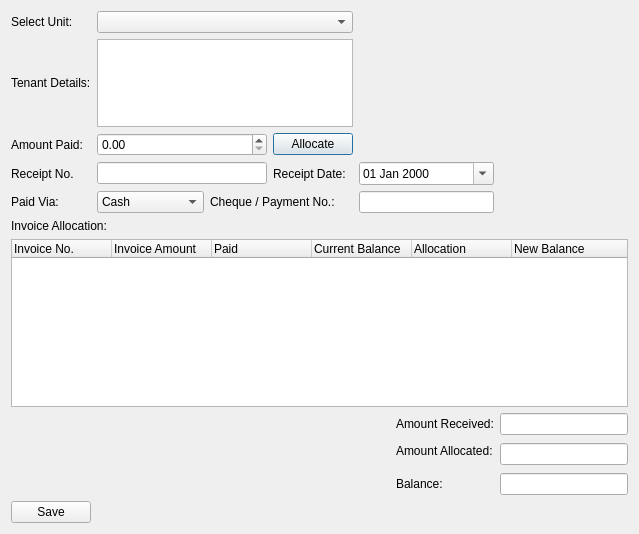
<?xml version="1.0" encoding="UTF-8"?>
<ui version="4.0">
 <class>SmartPaymentDialog</class>
 <widget class="QDialog" name="SmartPaymentDialog">
  <property name="geometry">
   <rect>
    <x>0</x>
    <y>0</y>
    <width>639</width>
    <height>534</height>
   </rect>
  </property>
  <property name="windowTitle">
   <string>Receive Payment</string>
  </property>
  <layout class="QVBoxLayout" name="verticalLayout">
   <item>
    <layout class="QGridLayout" name="gridLayout">
     <item row="3" column="0">
      <widget class="QLabel" name="label_4">
       <property name="text">
        <string>Receipt No.</string>
       </property>
      </widget>
     </item>
     <item row="1" column="0">
      <widget class="QLabel" name="label_2">
       <property name="text">
        <string>Tenant Details:</string>
       </property>
      </widget>
     </item>
     <item row="0" column="1" colspan="3">
      <widget class="QComboBox" name="cboUnit"/>
     </item>
     <item row="4" column="0">
      <widget class="QLabel" name="label_6">
       <property name="text">
        <string>Paid Via:</string>
       </property>
      </widget>
     </item>
     <item row="4" column="1">
      <widget class="QComboBox" name="cboPaidVia">
       <item>
        <property name="text">
         <string>Cash</string>
        </property>
       </item>
       <item>
        <property name="text">
         <string>Cheque</string>
        </property>
       </item>
       <item>
        <property name="text">
         <string>Mobile Money</string>
        </property>
       </item>
       <item>
        <property name="text">
         <string>Credit Card</string>
        </property>
       </item>
       <item>
        <property name="text">
         <string>Other</string>
        </property>
       </item>
      </widget>
     </item>
     <item row="2" column="0">
      <widget class="QLabel" name="label_3">
       <property name="text">
        <string>Amount Paid:</string>
       </property>
      </widget>
     </item>
     <item row="0" column="0">
      <widget class="QLabel" name="label">
       <property name="text">
        <string>Select Unit:</string>
       </property>
      </widget>
     </item>
     <item row="4" column="2" colspan="2">
      <widget class="QLabel" name="label_7">
       <property name="text">
        <string>Cheque / Payment No.:</string>
       </property>
      </widget>
     </item>
     <item row="4" column="4">
      <widget class="QLineEdit" name="txtChequeNo"/>
     </item>
     <item row="3" column="1" colspan="2">
      <widget class="QLineEdit" name="txtReceiptNo"/>
     </item>
     <item row="3" column="3">
      <widget class="QLabel" name="label_5">
       <property name="text">
        <string>Receipt Date:</string>
       </property>
      </widget>
     </item>
     <item row="3" column="4">
      <widget class="QDateEdit" name="dtpReceiptDate">
       <property name="displayFormat">
        <string>dd MMM yyyy</string>
       </property>
       <property name="calendarPopup">
        <bool>true</bool>
       </property>
      </widget>
     </item>
     <item row="1" column="1" colspan="3">
      <widget class="QPlainTextEdit" name="txtTenantDetails">
       <property name="maximumSize">
        <size>
         <width>16777215</width>
         <height>88</height>
        </size>
       </property>
      </widget>
     </item>
     <item row="3" column="5">
      <spacer name="horizontalSpacer_2">
       <property name="orientation">
        <enum>Qt::Horizontal</enum>
       </property>
       <property name="sizeHint" stdset="0">
        <size>
         <width>40</width>
         <height>20</height>
        </size>
       </property>
      </spacer>
     </item>
     <item row="2" column="3">
      <widget class="QPushButton" name="cmdAutoAllocate">
       <property name="text">
        <string>Allocate</string>
       </property>
      </widget>
     </item>
     <item row="2" column="1" colspan="2">
      <widget class="QDoubleSpinBox" name="spAmountReceived">
       <property name="maximum">
        <double>999999999.000000000000000</double>
       </property>
      </widget>
     </item>
    </layout>
   </item>
   <item>
    <widget class="QLabel" name="label_8">
     <property name="text">
      <string>Invoice Allocation:</string>
     </property>
    </widget>
   </item>
   <item>
    <widget class="QTreeWidget" name="trvPaymentAllocation">
     <property name="sizePolicy">
      <sizepolicy hsizetype="Expanding" vsizetype="Expanding">
       <horstretch>0</horstretch>
       <verstretch>5</verstretch>
      </sizepolicy>
     </property>
     <column>
      <property name="text">
       <string>Invoice No.</string>
      </property>
     </column>
     <column>
      <property name="text">
       <string>Invoice Amount</string>
      </property>
     </column>
     <column>
      <property name="text">
       <string>Paid</string>
      </property>
     </column>
     <column>
      <property name="text">
       <string>Current Balance</string>
      </property>
     </column>
     <column>
      <property name="text">
       <string>Allocation</string>
      </property>
     </column>
     <column>
      <property name="text">
       <string>New Balance</string>
      </property>
     </column>
    </widget>
   </item>
   <item>
    <layout class="QGridLayout" name="gridLayout_2">
     <item row="0" column="3">
      <widget class="QLabel" name="label_9">
       <property name="text">
        <string>Amount Received:</string>
       </property>
      </widget>
     </item>
     <item row="0" column="4">
      <widget class="QLineEdit" name="txtReceived"/>
     </item>
     <item row="1" column="3">
      <widget class="QLabel" name="label_10">
       <property name="text">
        <string>Amount Allocated:</string>
       </property>
      </widget>
     </item>
     <item row="1" column="4" rowspan="2">
      <widget class="QLineEdit" name="txtAllocated"/>
     </item>
     <item row="0" column="0">
      <spacer name="horizontalSpacer_3">
       <property name="orientation">
        <enum>Qt::Horizontal</enum>
       </property>
       <property name="sizeHint" stdset="0">
        <size>
         <width>40</width>
         <height>20</height>
        </size>
       </property>
      </spacer>
     </item>
     <item row="1" column="1">
      <spacer name="horizontalSpacer_4">
       <property name="orientation">
        <enum>Qt::Horizontal</enum>
       </property>
       <property name="sizeHint" stdset="0">
        <size>
         <width>40</width>
         <height>20</height>
        </size>
       </property>
      </spacer>
     </item>
     <item row="3" column="4">
      <widget class="QLineEdit" name="txtBalance"/>
     </item>
     <item row="3" column="3">
      <widget class="QLabel" name="label_11">
       <property name="text">
        <string>Balance:</string>
       </property>
      </widget>
     </item>
     <item row="1" column="2">
      <spacer name="horizontalSpacer_5">
       <property name="orientation">
        <enum>Qt::Horizontal</enum>
       </property>
       <property name="sizeHint" stdset="0">
        <size>
         <width>40</width>
         <height>20</height>
        </size>
       </property>
      </spacer>
     </item>
    </layout>
   </item>
   <item>
    <layout class="QHBoxLayout" name="horizontalLayout">
     <item>
      <widget class="QPushButton" name="cmdSave">
       <property name="text">
        <string>Save</string>
       </property>
      </widget>
     </item>
     <item>
      <spacer name="horizontalSpacer">
       <property name="orientation">
        <enum>Qt::Horizontal</enum>
       </property>
       <property name="sizeHint" stdset="0">
        <size>
         <width>40</width>
         <height>20</height>
        </size>
       </property>
      </spacer>
     </item>
    </layout>
   </item>
  </layout>
 </widget>
 <resources/>
 <connections/>
</ui>
